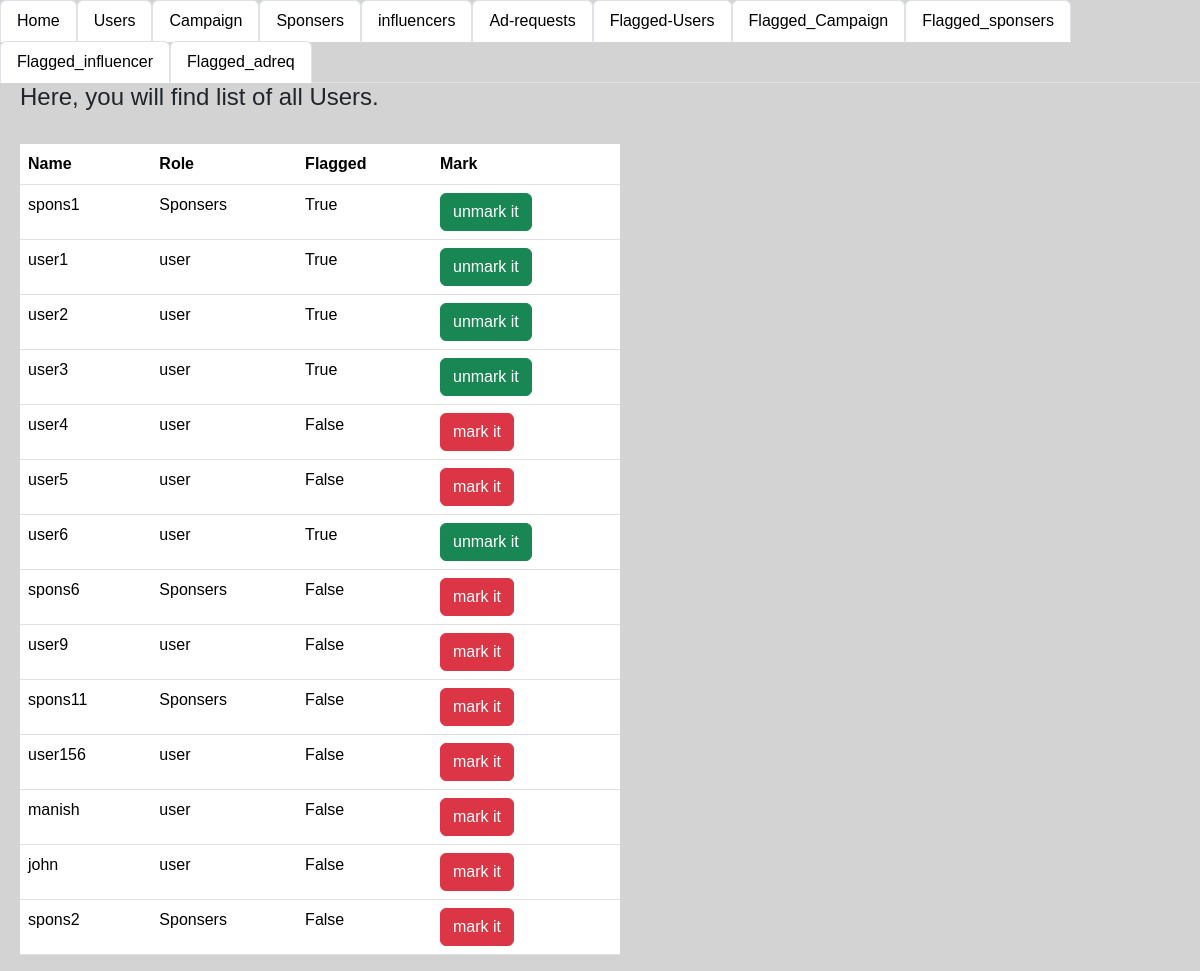
Page /admin_user_flag/2 on the earlier database version.
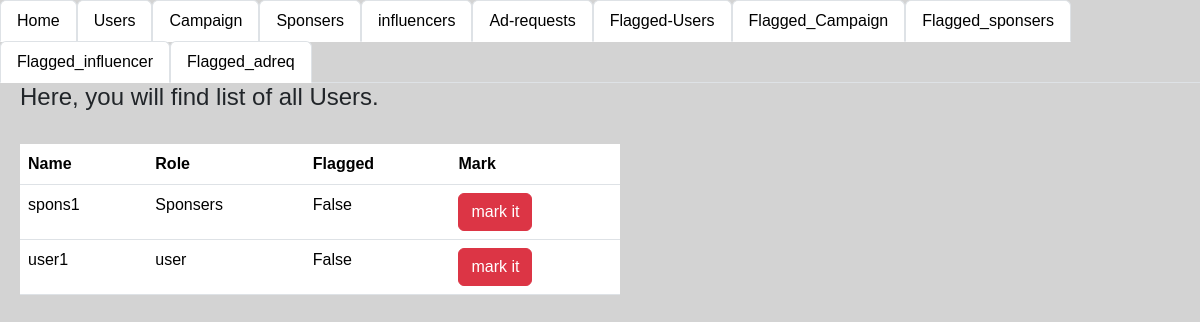
Same page on the later database version.
### app.py (models this page shows)
class user(db.Model):
    __tablename__='user'
    user_id=db.Column(db.Integer,primary_key=True,autoincrement=True)
    username=db.Column(db.String, unique=True,nullable=False)
    password=db.Column(db.String,nullable=False)
    role=db.Column(db.String)
    flagged_user=db.Column(db.Boolean, default=False)

### app.py (the view)
@app.route("/admin_user_flag/<user_id>",methods=["GET"])
def admin_user_flag(user_id):
    details=db.session.query(user).all()
    user1=db.session.query(user).filter(user.user_id==user_id).first()
    user1.flagged_user=True
    db.session.commit()
    return  render_template("admin_user.html",details=details)

### templates/admin_user.html (shortened to what this page needs)
<!DOCTYPE html>
<html lang="en">
<head>
    <link href="static\style.css" rel="stylesheet">
    <link href="https://cdn.jsdelivr.net/npm/bootstrap@5.3.3/dist/css/bootstrap.min.css" rel="stylesheet">
</head>
<body style="background-color: lightgray;">
  <ul class="nav nav-tabs">
    <li class="nav-item">
      <a class="nav-link active" aria-current="page" href="/login">Home</a>
    </li>
    <li class="nav-item">
      <a class="nav-link active" aria-current="page" href="/login_users">Users</a>
    </li>
    <li class="nav-item">
      <a class="nav-link active" aria-current="page" href="/login_camp" >Campaign</a>
    </li>
    <li class="nav-item">
      <a class="nav-link active" aria-current="page" href="/admin_spons" >Sponsers</a>
    </li>
    <li class="nav-item">
      <a class="nav-link active" aria-current="page" href="/admin_info" >influencers</a>
    </li>
    <li class="nav-item">
      <a class="nav-link active" aria-current="page" href="/admin_adreq" >Ad-requests</a>
  </li>
  <li class="nav-item">
    <a class="nav-link active" aria-current="page" href="/login_users/flag">Flagged-Users</a>
  </li>
    <li class="nav-item">
      <a class="nav-link active" aria-current="page" href="/login_camp/flag" >Flagged_Campaign</a>
    </li>
    <li class="nav-item">
      <a class="nav-link active" aria-current="page" href="/login_spons/flag" >Flagged_sponsers</a>
    </li>
    <li class="nav-item">
      <a class="nav-link active" aria-current="page" href="/admin_info/flag" >Flagged_influencer</a>
    </li>
    <li class="nav-item">
      <a class="nav-link active" aria-current="page" href="/admin_adreq/flag" >Flagged_adreq</a>
    </li>
  </ul>
    <div class="seperate">
      <div style="width: 50%; margin-left: 20px;">
          <h4>Here, you will find list of  all  Users.</h4><br>
          <table class="table table-hover">
            <tr>
              <th>Name</th>
              <th>Role</th>
              <th>Flagged</th>
              <th>Mark</th>
            </tr>
              {% for user in details %}
            <tr>
              <td>{{ user.username }}</td>
              <td>{{user.role}}</td>
              <td>{{user.flagged_user}}</td>
              {% if user.flagged_user == false %}
              <td><a class="btn btn-danger" href="/admin_user_flag/{{user.user_id}}">mark it</a></td>
              {% else %}
              <td><a class="btn btn-success" href="/admin_user_flag_true/{{user.user_id}}">unmark it</a></td>
              {% endif %}
            </tr>
              {% endfor %}
          </table>
      </div >
    </div>
</body>
</html>

### static/style.css (style rules this page uses)
* { font-family:Tahoma, Geneva, Verdana, sans-serif; height: auto; }
.seperate { display: flex; }

Differences in the rows shown:
removed user: username "user2", role "user", flagged_user "True"
removed user: username "user3", role "user", flagged_user "True"
removed user: username "user4", role "user", flagged_user "False"
removed user: username "user5", role "user", flagged_user "False"
removed user: username "user6", role "user", flagged_user "True"
removed user: username "spons6", role "Sponsers", flagged_user "False"
removed user: username "user9", role "user", flagged_user "False"
removed user: username "spons11", role "Sponsers", flagged_user "False"
removed user: username "user156", role "user", flagged_user "False"
removed user: username "manish", role "user", flagged_user "False"
removed user: username "john", role "user", flagged_user "False"
removed user: username "spons2", role "Sponsers", flagged_user "False"
changed user "spons1": flagged_user "True" → "False"; flagged_user "unmark it" → "mark it"
changed user "user1": flagged_user "True" → "False"; flagged_user "unmark it" → "mark it"
